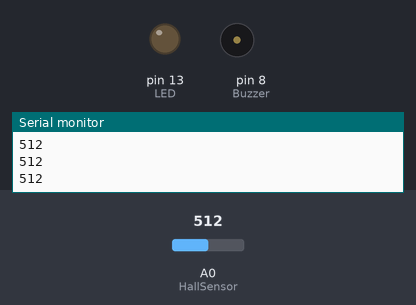
Recording of a sketch running on a simulated Arduino Uno, built with avr-gcc and run on an emulated ATmega328P. On the bench: output pins drawn as LEDs (lit = HIGH), buzzer (waves = sounding), the last lines printed to the serial monitor. Inputs (shaded band) come from the test bench; at power-on: A0 (HallSensor) = 512.

Above: at 1.2 s.
1.3 s: A0 (HallSensor) set to 489
2.8 s: A0 (HallSensor) set to 474
At 3.5 s:
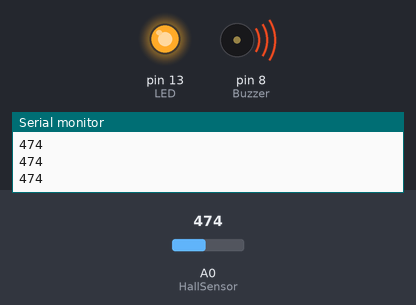
4.3 s: A0 (HallSensor) set to 511
At 4.8 s:
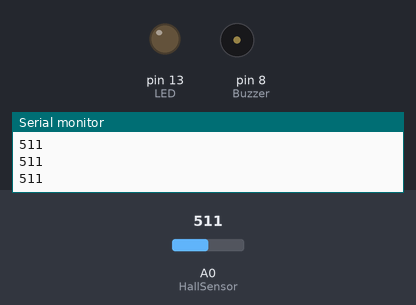
5.8 s: A0 (HallSensor) set to 306
At 6.2 s:
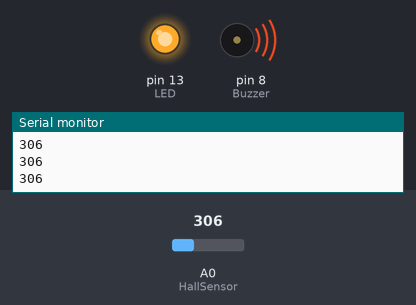
Timing chart, 0 to 8.3 s (numbered marks = the images above; inputs shaded):
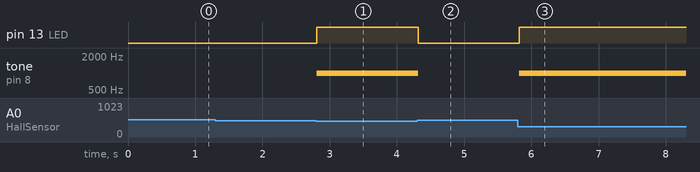

Measured:
- the behaviour switches between 482 and 481 on A0 (HallSensor) (found by bisection; images 0 and 1)
- after the input at 2.8 s, pin 13 (LED): LOW → HIGH at once; tone on pin 8 (Buzzer): silent → 1000 Hz at once
- after the input at 4.3 s, pin 13 (LED): HIGH → LOW at once; tone on pin 8 (Buzzer): 1000 Hz → silent at once
- after the input at 5.8 s, pin 13 (LED): LOW → HIGH at once; tone on pin 8 (Buzzer): silent → 1000 Hz at once

The sketch:

ieee_2025.ino
```cpp
const int HallSensor = A0;
const int LED = 13;
const int Buzzer = 8;

int baseline = 0;

void setup() {
  pinMode(LED, OUTPUT);
  pinMode(Buzzer, OUTPUT);
  Serial.begin(9600);

  // 🔍 Take baseline reading
  baseline = analogRead(HallSensor);
  Serial.print("Baseline: ");
  Serial.println(baseline);
}

void loop() {
  int sensorValue = analogRead(HallSensor);
  Serial.println(sensorValue);

  // Trigger only if the value drops well below baseline
  if (sensorValue < baseline - 30) {  // Adjust margin as needed
    digitalWrite(LED, HIGH);
    tone(Buzzer, 1000);
  } else {
    digitalWrite(LED, LOW);
    noTone(Buzzer);
  }

  delay(100);
}
```
